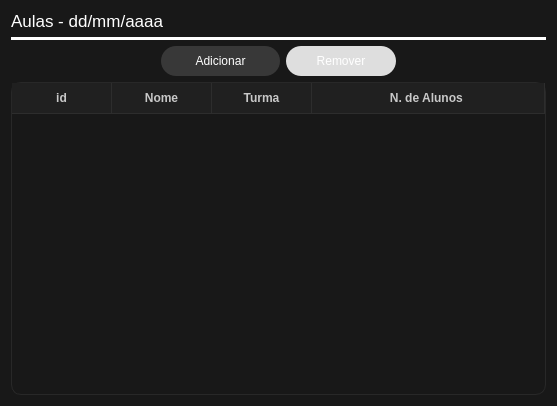
<?xml version="1.0" encoding="UTF-8"?>
<ui version="4.0">
 <class>lesson</class>
 <widget class="QDialog" name="lesson">
  <property name="geometry">
   <rect>
    <x>0</x>
    <y>0</y>
    <width>557</width>
    <height>406</height>
   </rect>
  </property>
  <property name="windowTitle">
   <string>Aulas</string>
  </property>
  <property name="styleSheet">
   <string notr="true">QDialog {
	background-color: rgb(24, 24, 24);
}</string>
  </property>
  <layout class="QVBoxLayout" name="verticalLayout_2">
   <item>
    <layout class="QVBoxLayout" name="verticalLayout_3">
     <item>
      <widget class="QLabel" name="label_title_lesson">
       <property name="font">
        <font>
         <pointsize>13</pointsize>
        </font>
       </property>
       <property name="styleSheet">
        <string notr="true">color: rgb(255, 255, 255);</string>
       </property>
       <property name="text">
        <string>Aulas - dd/mm/aaaa</string>
       </property>
      </widget>
     </item>
     <item>
      <widget class="Line" name="line">
       <property name="styleSheet">
        <string notr="true"> border: none;
                        background: rgb(255, 255, 255);</string>
       </property>
       <property name="orientation">
        <enum>Qt::Orientation::Horizontal</enum>
       </property>
      </widget>
     </item>
    </layout>
   </item>
   <item>
    <layout class="QHBoxLayout" name="horizontalLayout">
     <item>
      <spacer name="horizontalSpacer">
       <property name="orientation">
        <enum>Qt::Orientation::Horizontal</enum>
       </property>
       <property name="sizeHint" stdset="0">
        <size>
         <width>40</width>
         <height>20</height>
        </size>
       </property>
      </spacer>
     </item>
     <item>
      <widget class="QPushButton" name="pushButton_add">
       <property name="minimumSize">
        <size>
         <width>119</width>
         <height>30</height>
        </size>
       </property>
       <property name="styleSheet">
        <string notr="true">QPushButton {
                            background: #383838;
                            color: white;
                            border-radius: 15px;
                            }

                            QPushButton:hover {
                            background-color: #303030;
                            color: white;
                            }

                            QPushButton:disabled{
                            background-color: rgb(222, 222, 222);
                            }</string>
       </property>
       <property name="text">
        <string>Adicionar</string>
       </property>
      </widget>
     </item>
     <item>
      <widget class="QPushButton" name="pushButton_remove">
       <property name="enabled">
        <bool>false</bool>
       </property>
       <property name="minimumSize">
        <size>
         <width>110</width>
         <height>30</height>
        </size>
       </property>
       <property name="styleSheet">
        <string notr="true">QPushButton {
                            background: #383838;
                            color: white;
                            border-radius: 15px;
                            }

                            QPushButton:hover {
                            background-color: #303030;
                            color: white;
                            }

                            QPushButton:disabled{
                            background-color: rgb(222, 222, 222);
                            }</string>
       </property>
       <property name="text">
        <string>Remover</string>
       </property>
      </widget>
     </item>
     <item>
      <spacer name="horizontalSpacer_2">
       <property name="orientation">
        <enum>Qt::Orientation::Horizontal</enum>
       </property>
       <property name="sizeHint" stdset="0">
        <size>
         <width>40</width>
         <height>20</height>
        </size>
       </property>
      </spacer>
     </item>
    </layout>
   </item>
   <item>
    <layout class="QVBoxLayout" name="verticalLayout">
     <item>
      <widget class="QTableWidget" name="tableWidget_lessons">
       <property name="styleSheet">
        <string notr="true">/* QTableWidget / QTableView - Dark Modern */

QTableWidget {
    background-color: rgb(24, 24, 24);
    color: rgb(220, 220, 220);
    gridline-color: rgb(45, 45, 45);
    border: 1px solid rgb(40, 40, 40);
    border-radius: 10px;
    font-size: 13px;
    selection-background-color: rgb(52, 120, 180);
    selection-color: white;
}

/* Linhas alternadas */
QTableWidget::item:alternate {
    background-color: rgb(28, 28, 28);
}

/* Hover */
QTableWidget::item:hover {
    background-color: rgb(40, 40, 40);
}

/* Selecionado */
QTableWidget::item:selected {
    background-color: rgb(52, 120, 180);
    color: white;
}

/* Header horizontal */
QHeaderView::section {
    background-color: rgb(32, 32, 32);
    color: rgb(200, 200, 200);
    padding: 6px;
    border: none;
    border-bottom: 1px solid rgb(45, 45, 45);
    border-right: 1px solid rgb(45, 45, 45);
    font-weight: bold;
}

/* Header hover */
QHeaderView::section:hover {
    background-color: rgb(38, 38, 38);
}

/* Scrollbars minimalistas */
QScrollBar:vertical {
    background: rgb(24, 24, 24);
    width: 10px;
    margin: 0;
}

QScrollBar::handle:vertical {
    background: rgb(60, 60, 60);
    border-radius: 5px;
    min-height: 20px;
}

QScrollBar::handle:vertical:hover {
    background: rgb(90, 90, 90);
}

QScrollBar::add-line,
QScrollBar::sub-line {
    height: 0;
}

/* Foco discreto */
QTableWidget:focus {
    outline: none;
}
</string>
       </property>
       <property name="editTriggers">
        <set>QAbstractItemView::EditTrigger::NoEditTriggers</set>
       </property>
       <property name="selectionMode">
        <enum>QAbstractItemView::SelectionMode::SingleSelection</enum>
       </property>
       <property name="selectionBehavior">
        <enum>QAbstractItemView::SelectionBehavior::SelectRows</enum>
       </property>
       <attribute name="horizontalHeaderStretchLastSection">
        <bool>true</bool>
       </attribute>
       <attribute name="verticalHeaderVisible">
        <bool>false</bool>
       </attribute>
       <attribute name="verticalHeaderHighlightSections">
        <bool>false</bool>
       </attribute>
       <column>
        <property name="text">
         <string>id</string>
        </property>
       </column>
       <column>
        <property name="text">
         <string>Nome</string>
        </property>
       </column>
       <column>
        <property name="text">
         <string>Turma</string>
        </property>
       </column>
       <column>
        <property name="text">
         <string>N. de Alunos </string>
        </property>
       </column>
      </widget>
     </item>
    </layout>
   </item>
  </layout>
 </widget>
 <resources/>
 <connections/>
</ui>
